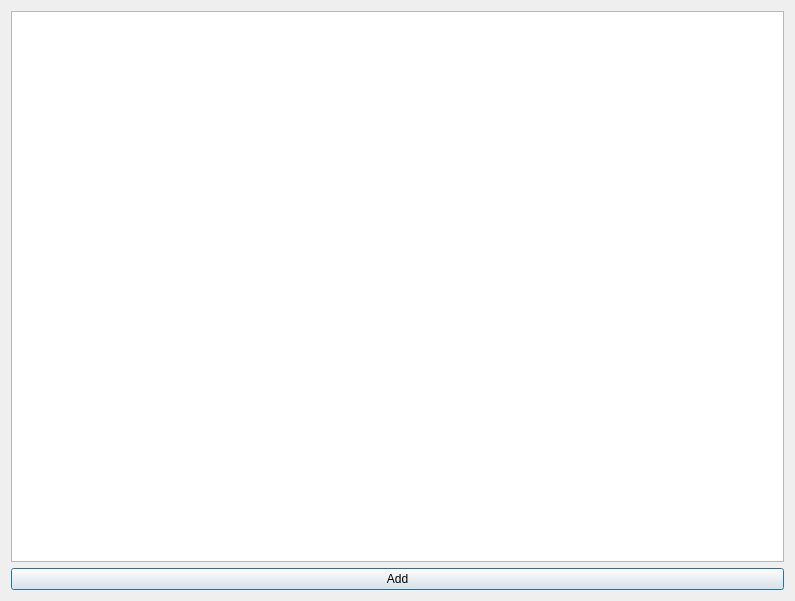
<?xml version="1.0" encoding="UTF-8"?>
<ui version="4.0">
 <class>useradder_dialog</class>
 <widget class="QDialog" name="useradder_dialog">
  <property name="geometry">
   <rect>
    <x>0</x>
    <y>0</y>
    <width>795</width>
    <height>601</height>
   </rect>
  </property>
  <property name="windowTitle">
   <string>Add Users</string>
  </property>
  <layout class="QVBoxLayout" name="verticalLayout">
   <item>
    <widget class="QTableView" name="user_tablev"/>
   </item>
   <item>
    <widget class="QPushButton" name="add_pb">
     <property name="text">
      <string>Add</string>
     </property>
    </widget>
   </item>
  </layout>
 </widget>
 <resources/>
 <connections/>
</ui>
